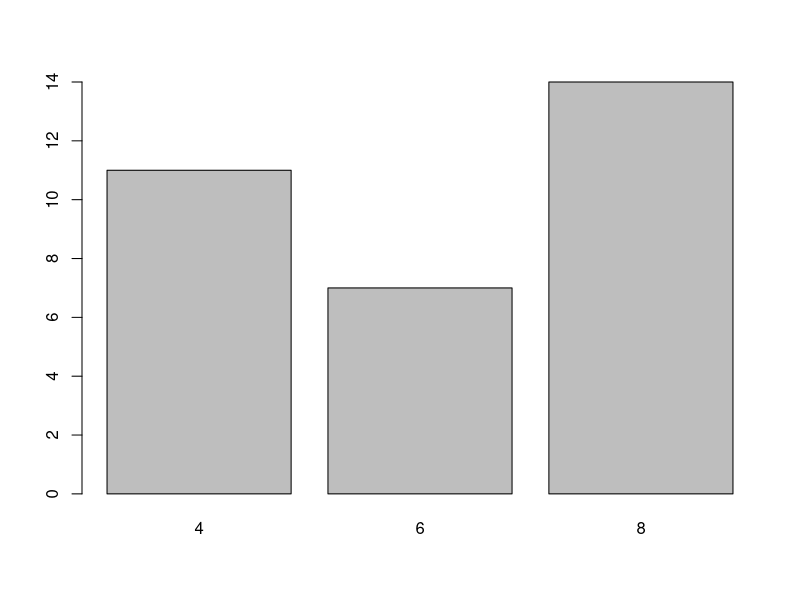
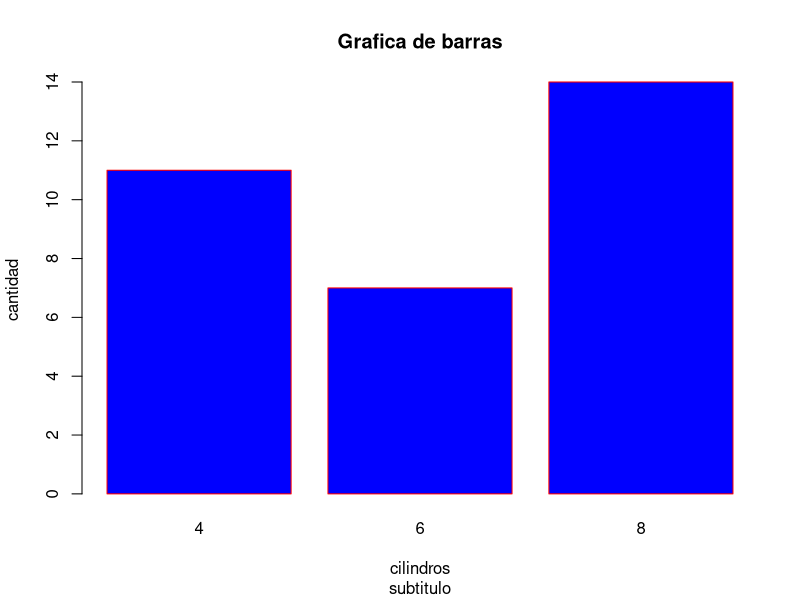
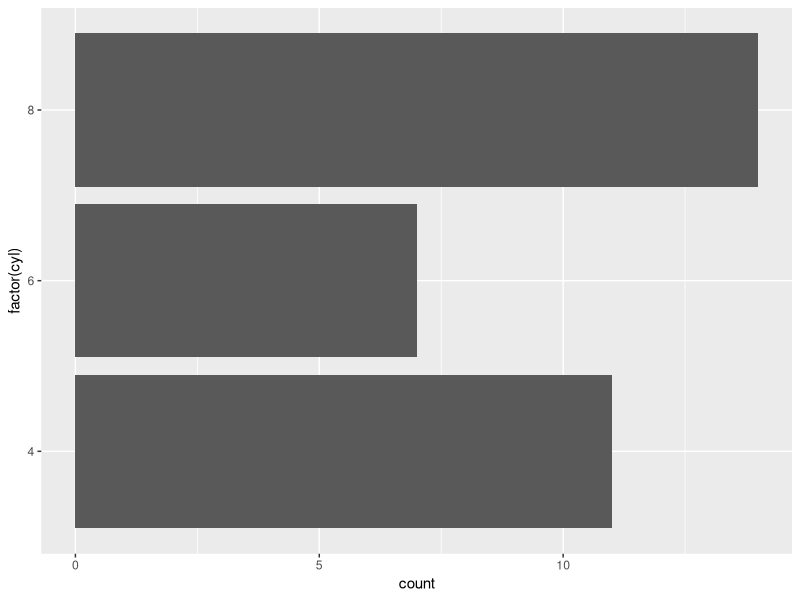
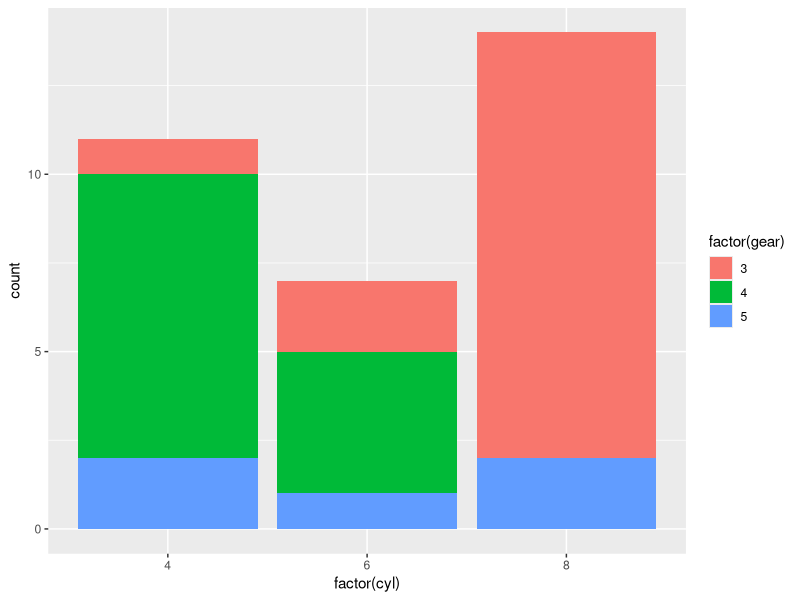
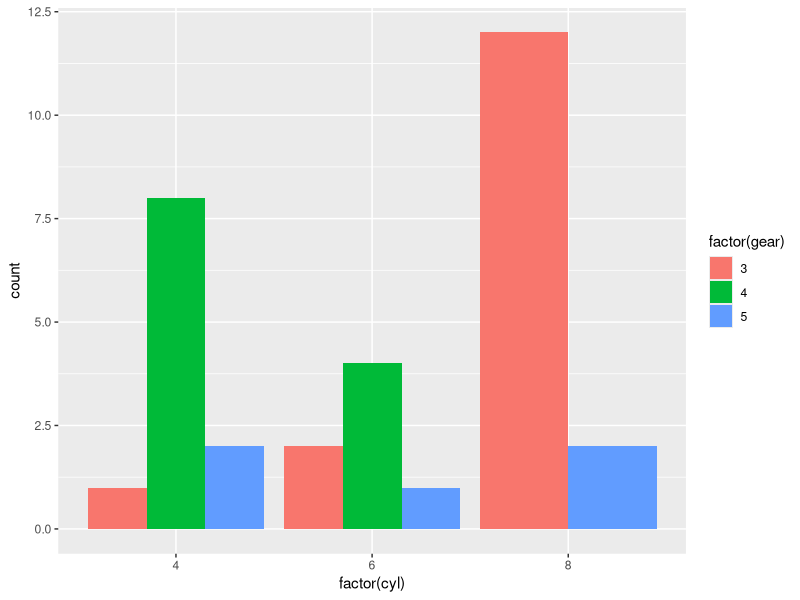

The R source for these figures, in order:
#Graficas 2
#Se ingresan las variables de la tabla
#ingresa los datos
data(mtcars)

#Se muestra la informacion ingresada
head(mtcars)

#Se muestra la informacion en la columna cyl
table(mtcars$cyl)

#Se crea la grafica con la informacion de la columna cyl
barplot(table(mtcars$cyl))

#Se modifican las caracteristicas de la grafica, con la informacion que uno desee
barplot(table(mtcars$cyl), col = 'blue', border = 'red', main = 'Grafica de barras', sub = 'subtitulo', xlab = 'cilindros', ylab = 'cantidad')

#En el siguiente ejemplo de graficas se usa la libreria ggplot2
#Cargar la libreria ggplot2
install.packages("ggplot2")

#Se anexa la libreria
library(ggplot2)

#Con el siguiente comando se crea la grafica
ggplot(data = mtcars, mapping = aes(x= factor(cyl))) + geom_bar() + coord_flip()

#Guardamos la informacion en p
p <- ggplot(data = mtcars, mapping = aes(x = factor(cyl), fill = factor(gear)))

#En esta grafica queda organizada la informacion en la misma barra
p + geom_bar(position = 'stack', stat = 'count')

#Convertimos la grafica en dodge donde se separan las barras
p + geom_bar(position = 'dodge', stat = 'count')











































